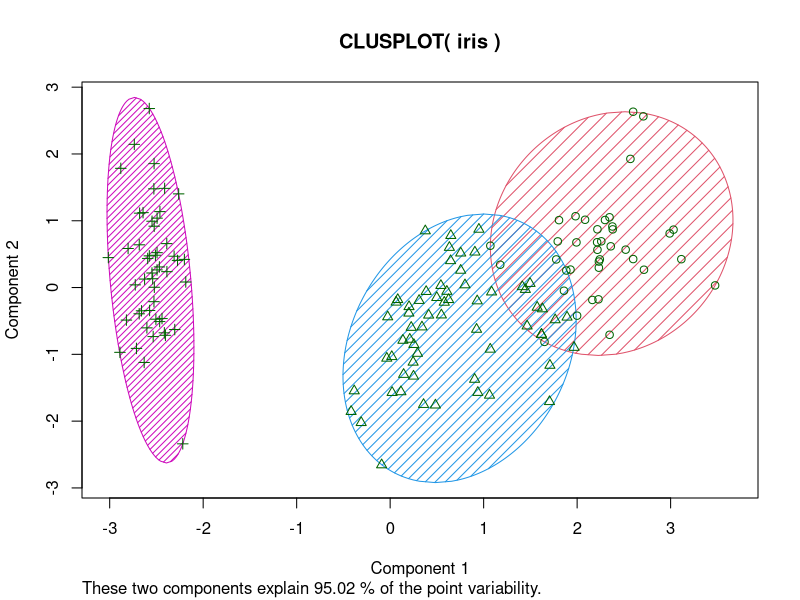

Write the R code that produced this figure.
library(datasets)
print(head(iris))

# EDA

library(ggplot2)
pl <- ggplot(iris, aes(Petal.Length, Petal.Width, color = Species))
pl <- pl + geom_point()
#print(pl)

#print(hist(iris$Sepal.Length))
#print(plot(density(iris$Sepal.Length)))
#print(pairs(iris))

# Clustering

set.seed(101)

irisCluster <- kmeans(iris[, 1:4], 3, nstart = 20)
print(irisCluster)

# Evaluation of results

print(table(irisCluster$cluster, iris$Species))

library(cluster)
print(clusplot(iris, irisCluster$cluster, color=TRUE, shade=TRUE, labels=0,lines=0, ))